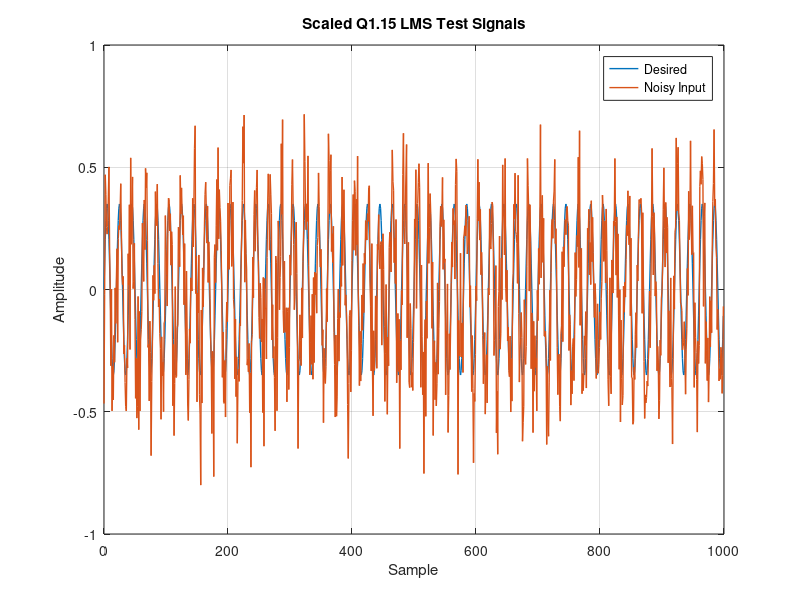

This figure's MATLAB source:
clc;
clear;
close all;

% =========================================================
% LMS TEST DATA GENERATION
% Q1.15 - SAME SCALING AS MATLAB LMS REFERENCE
% =========================================================

N = 1000;
FRAC_BITS = 15;
Q = 2^FRAC_BITS;

% =========================================================
% FIXED RANDOM SEED
% =========================================================

rng(1);

% =========================================================
% SAMPLE INDEX
% =========================================================

n = 0:N-1;

% =========================================================
% DESIRED SIGNAL
% =========================================================

f = 0.05;

d_float = sin(2*pi*f*n);

% =========================================================
% NOISE
% =========================================================

noise_float = 0.5 * randn(1,N);

% =========================================================
% NOISY INPUT
% =========================================================

x_float = d_float + noise_float;

% =========================================================
% SCALE BOTH SIGNALS BY THE SAME FACTOR
%
% Leave headroom inside Q1.15.
% This MUST match lms_fixed_q15.m
% =========================================================

scale_factor = 0.8 / max(abs(x_float));

x_float = x_float * scale_factor;

d_float = d_float * scale_factor;

% =========================================================
% RANGE CHECK
% =========================================================

fprintf('\n');
fprintf('============================================\n');
fprintf('          Q1.15 INPUT RANGE CHECK\n');
fprintf('============================================\n');

fprintf('Scale factor = %.9f\n', scale_factor);
fprintf('Maximum |x| = %.9f\n', max(abs(x_float)));
fprintf('Maximum |d| = %.9f\n', max(abs(d_float)));

% =========================================================
% CONVERT TO Q1.15
% =========================================================

x_q15 = round(x_float * Q);
d_q15 = round(d_float * Q);

% =========================================================
% Q1.15 SATURATION
% =========================================================

x_q15(x_q15 > 32767) = 32767;
x_q15(x_q15 < -32768) = -32768;

d_q15(d_q15 > 32767) = 32767;
d_q15(d_q15 < -32768) = -32768;

% =========================================================
% CONVERT SIGNED INTEGER TO 16-BIT HEX
% =========================================================

x_hex = dec2hex(mod(x_q15,65536),4);
d_hex = dec2hex(mod(d_q15,65536),4);

% =========================================================
% WRITE INPUT MEMORY
% =========================================================

fid = fopen('input_q15.mem','w');

if fid == -1
    error('Cannot create input_q15.mem');
end

for k = 1:N
    fprintf(fid,'%s\n',x_hex(k,:));
end

fclose(fid);

% =========================================================
% WRITE DESIRED MEMORY
% =========================================================

fid = fopen('desired_q15.mem','w');

if fid == -1
    error('Cannot create desired_q15.mem');
end

for k = 1:N
    fprintf(fid,'%s\n',d_hex(k,:));
end

fclose(fid);

% =========================================================
% DISPLAY FIRST 10 SAMPLES
% =========================================================

fprintf('\n');
fprintf('============================================\n');
fprintf('       Q1.15 TEST DATA GENERATED\n');
fprintf('============================================\n');

fprintf('\n');
fprintf('Sample    d(real)    d(Q1.15)    x(real)    x(Q1.15)\n');
fprintf('------------------------------------------------------\n');

for k = 1:10

    fprintf('%4d    % .6f    %7d    % .6f    %7d\n', ...
        k-1, ...
        d_float(k), ...
        d_q15(k), ...
        x_float(k), ...
        x_q15(k));

end

% =========================================================
% FILE INFORMATION
% =========================================================

fprintf('\n');
fprintf('Files created:\n');
fprintf('input_q15.mem\n');
fprintf('desired_q15.mem\n');

fprintf('\n');
fprintf('Number of samples = %d\n',N);

% =========================================================
% PLOT
% =========================================================

figure;

plot(n,d_float,'LineWidth',1);
hold on;

plot(n,x_float,'LineWidth',1);

xlabel('Sample');
ylabel('Amplitude');

title('Scaled Q1.15 LMS Test Signals');

legend('Desired','Noisy Input');

grid on;
